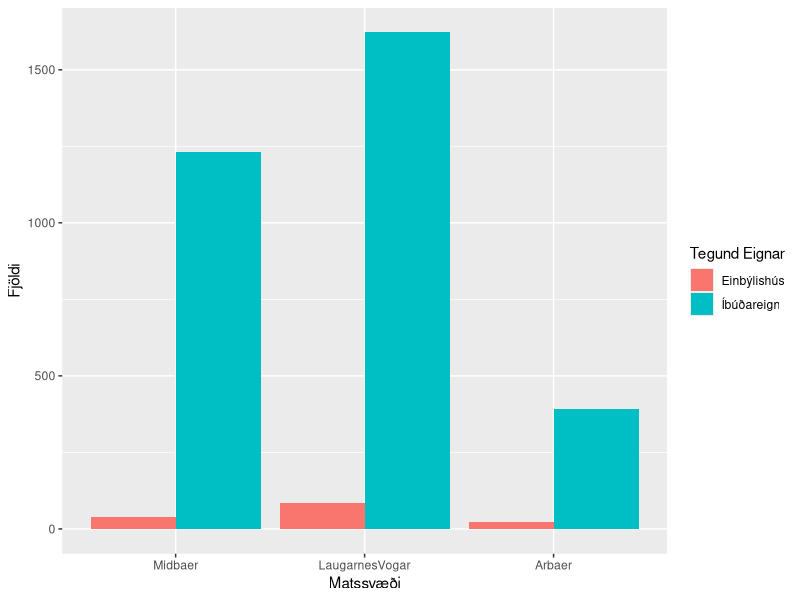
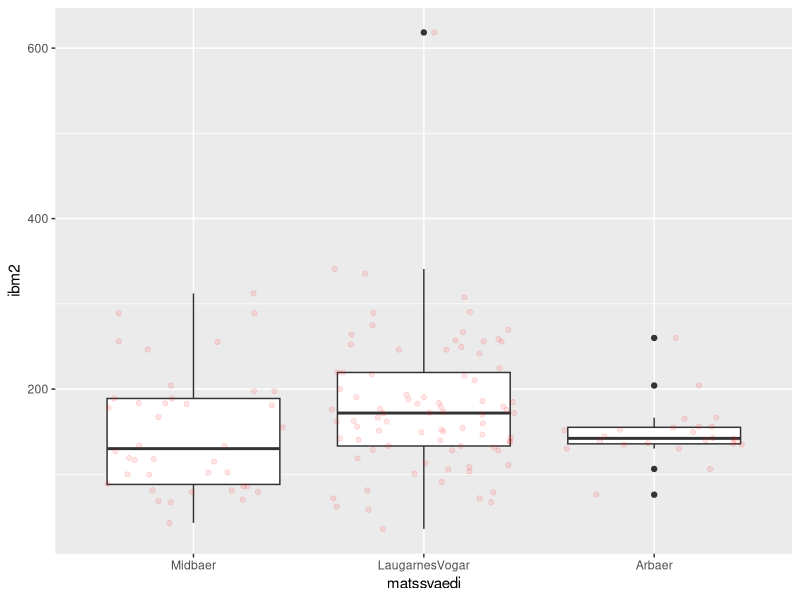
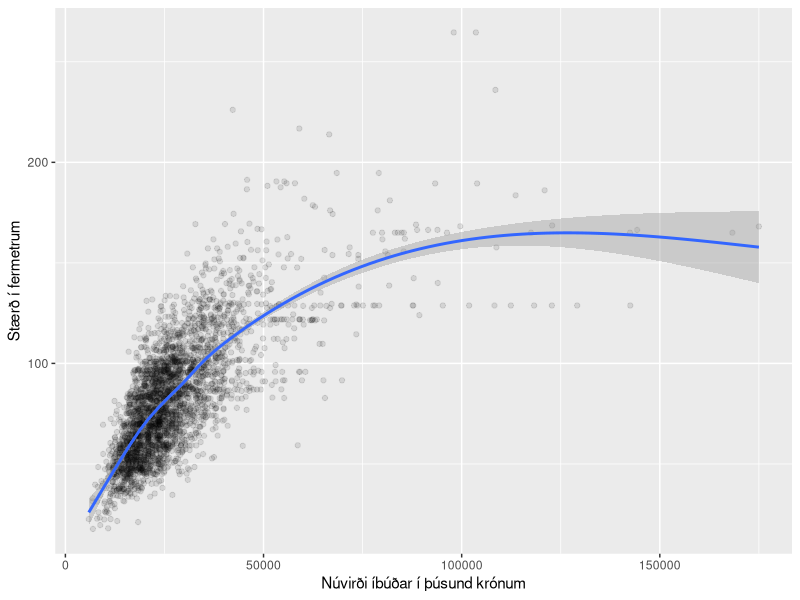
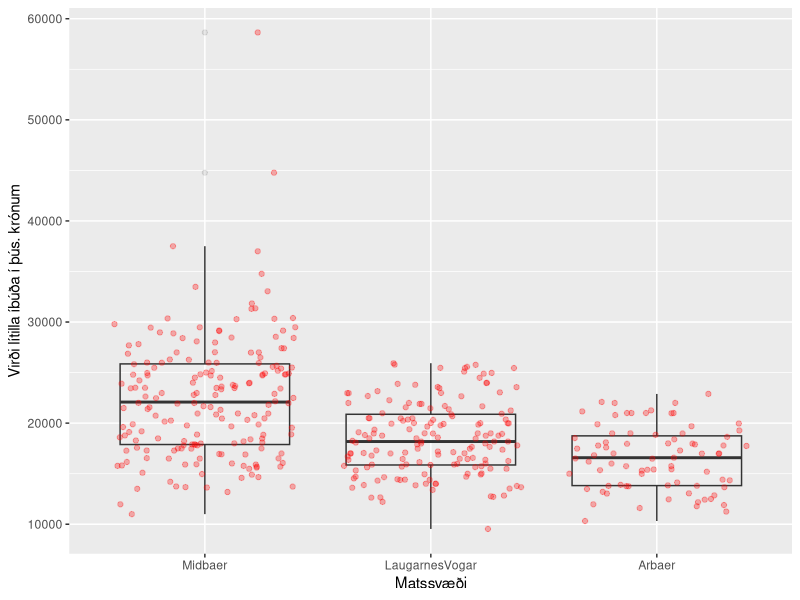

Write the R code that produced these figures, in order.
## ---- chunk 1
knitr::opts_chunk$set(echo = TRUE)
library(dplyr)
library(ggplot2)
## ---- chunk 2
thv <- read.table("./data/husnaedi.txt", header = TRUE, sep = ";")
## ---- chunk 3
hverfi <- c(20, 100, 200)
thv <- filter(thv, thv$matssvaedi%in%hverfi)
## ---- chunk 4
str(thv)
##Eins og sjá má eru matssvæðin ranglega skilgreind sem tölugildi. Svo við breytum þeim í faktor og köllum matssvæðin nýjum nöfnum.
thv$matssvaedi <- as.factor(thv$matssvaedi)
levels(thv$matssvaedi) <- c("Midbaer", "LaugarnesVogar", "Arbaer")
str(thv)
## ---- chunk 5
plott1 <- 
  ggplot(aes(matssvaedi), data = thv) +
  geom_bar(position = "dodge", aes(fill = thv$teg_eign)) +

##X og Y labels
  xlab("Matssvæði") + ylab("Fjöldi") +

##Legend
  scale_fill_discrete(name = "Tegund Eignar")

plott1
## ---- chunk 6
einbylishus <- dplyr::filter(thv, teg_eign == "Einbýlishús")
plott2 <- 
  ggplot(aes(matssvaedi, ibm2), data = einbylishus) + geom_boxplot() + geom_jitter(alpha = 0.1, color = "red")

plott2
## ---- chunk 7
ibudir <- filter(thv, teg_eign == "Íbúðareign")
ggplot(aes(nuvirdi,ibm2), 
        data = ibudir)+
  ## How to plot
        geom_point(alpha=0.1)+
        geom_smooth()+ 
  ## X and Y labels
        xlab("Núvirði íbúðar í þúsund krónum") + ylab("Stærð í fermetrum")
## ---- chunk 8
einbyli <- filter(thv, teg_eign == "Einbýlishús")
## ---- chunk 9
einbyli_1 <- filter(einbyli, matssvaedi=="Midbaer")
mean(einbyli_1$ibm2)
var(einbyli_1$ibm2)
## ---- chunk 10
einbyli_2 <- filter(einbyli, matssvaedi=="LaugarnesVogar")
mean(einbyli_2$ibm2)
var(einbyli_2$ibm2)
## ---- chunk 11
einbyli_3 <- filter(einbyli, matssvaedi=="Arbaer")
mean(einbyli_3$ibm2)
var(einbyli_3$ibm2)
## ---- chunk 12
litlar <- filter(ibudir, ibm2>=50 & ibm2 <=60)
ggplot(data = litlar, aes(matssvaedi, nuvirdi))+
  ## How to plot
        geom_boxplot(alpha=0.1)+
        geom_jitter(alpha = 0.3, color = "red")+
  ## X and Y labels
        xlab("Matssvæði") + ylab("Virði lítilla íbúða í þús. krónum")+
        scale_y_continuous(breaks = c(0,10000,20000,30000,40000,50000,60000))
